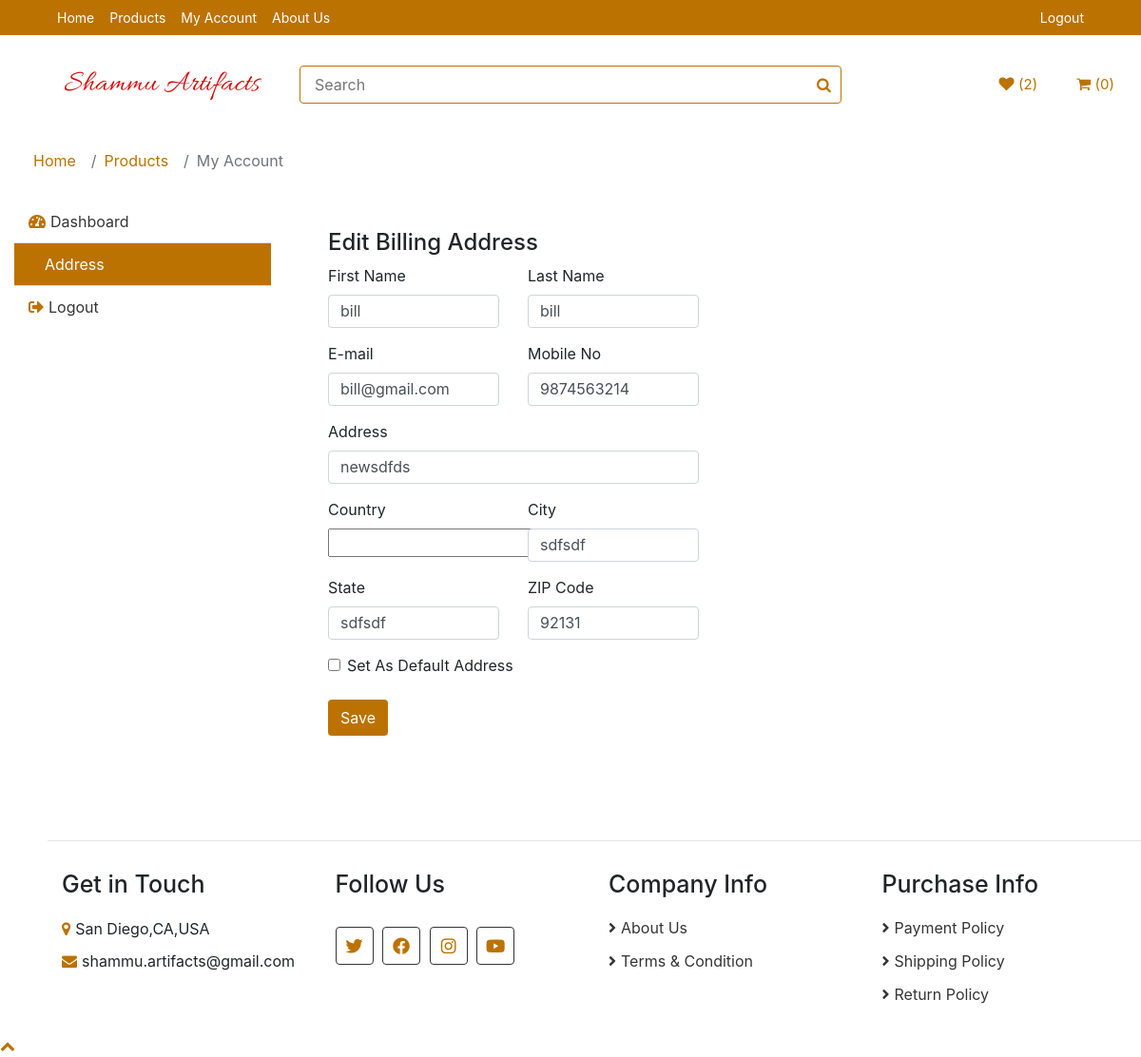
/user/edit-address/8 (signed in), run on the app's committed database.
### order/models.py (models this page shows, shortened)
class Address(models.Model):
    user = models.ForeignKey(User, on_delete=models.CASCADE)
    first_name = models.CharField(max_length=100)
    last_name = models.CharField(max_length=100)
    email = models.EmailField(unique=True)
    mobile = models.CharField(max_length=50,null=True)
    address = models.CharField(max_length=100)
    city = models.CharField(max_length=50)
    state = models.CharField(max_length=50)
    country = CountryField(multiple=False)
    zip_code = models.CharField(max_length=100)
    address_type = models.CharField(max_length=1, choices=ADDRESS_CHOICES)
    default = models.BooleanField(default=False,null=True)
    class Meta:
        verbose_name_plural = 'Addresses'

### users/views.py (the view)
# urls.py: path('edit-address/<int:id>',views.edit_address_view,name='edit-address'),
def edit_address_view(request,id):
    wishlist_count = Wishlist.objects.filter(user=request.user).count()
    cart = Cart(request)
    cart_count = cart.get_cart_count()
    if request.method == "POST":
        addr = Address.objects.get(id=id)
        address_type = 'Billing' if addr.address_type == 'B' else 'Shipping'
        form = EditAddressForm(request.POST)
        if form.is_valid():
            first_name = form.cleaned_data.get('first_name')
            last_name = form.cleaned_data.get('last_name')
            email = form.cleaned_data.get('email')
            mobile = form.cleaned_data.get('mobile')
            address = form.cleaned_data.get('address')
            city = form.cleaned_data.get('city')
            state = form.cleaned_data.get('state')
            country = form.cleaned_data.get('country')
            zip = form.cleaned_data.get('zip')
            set_default = form.cleaned_data.get('set_default')
            print("form is valid")
            print(addr)
            addr.first_name = first_name
            addr.last_name = last_name
            addr.email = email
            addr.mobile = mobile
            addr.address = address
            addr.city = city
            addr.state = state
            addr.country = country
            addr.zip_code = zip
            addr.save()
            messages.success(request,'Address Saved')
            print(set_default)
            if set_default == True and addr.default == False:
                print("entered default")
                return make_default_view(request,addr.id)
    else:
        addr = Address.objects.get(id=id)
        address_type = 'Billing' if addr.address_type == 'B' else 'Shipping'
        form = EditAddressForm()
    context = {
        "address" : addr,
        "address_type" : address_type,
        "form" : form,
        "wishlist_count" : wishlist_count,
        "cart_count" : cart_count,
    }
    return render(request,'users/edit_address.html',context)

### users/forms.py
class EditAddressForm(forms.Form):
    first_name = forms.CharField(max_length=50)
    last_name = forms.CharField(max_length=50)
    email = forms.EmailField()
    mobile = forms.CharField(max_length=50,required=False)
    address = forms.CharField(required=False)
    city = forms.CharField(max_length=50)
    state = forms.CharField(max_length=50)
    country = CountryField(blank_label='(select country)').formfield(
        required=False,
        widget=CountrySelectWidget(attrs={
            'class': 'form-control'
        }))
    zip = forms.CharField(required=False)
    set_default = forms.BooleanField(initial=False,required=False)

### cart/cart.py (called while the page is built)
    def get_cart_count(self):
        return len(self.cart)

### templates/users/edit_address.html (shortened to what this page needs)
{% extends 'partials/base.html' %}
{% load static %}
{% block content %}
<div class="breadcrumb-wrap">
    <div class="container-fluid">
        <ul class="breadcrumb">
            <li class="breadcrumb-item"><a href="#">Home</a></li>
            <li class="breadcrumb-item"><a href="#">Products</a></li>
            <li class="breadcrumb-item active">My Account</li>
        </ul>
    </div>
</div>
<div class="my-account">
    <div class="container-fluid">
        <div class="row">
            <div class="col-md-3">
                <div class="nav flex-column nav-pills" role="tablist" aria-orientation="vertical">
                    <a class="nav-link" id="dashboard-nav" data-toggle="pill" href="#dashboard-tab" role="tab"><i class="fas fa-tachometer-alt"></i>Dashboard</a>
                    <a class="nav-link active" id="address-nav" data-toggle="pill" onClick="javascript:history.go(-1);" role="tab"><i class="fas fa-map-marker-alt"></i>Address</a>
                    <a class="nav-link" href="{% url 'users:logout' %}"><i class="fas fa-sign-out-alt"></i>Logout</a>
                </div>
            </div>
            <div class="col-md-9">
                <div class="tab-content">
                    <div class="tab-pane fade show active" id="address-tab" role="tabpanel" aria-labelledby="address-nav">
                        <h4>Edit {{address_type}} Address</h4>
                        <div class="row">
                            <form method="POST" action="">
                            <div class="col-md-6">
                                <div class="row">
                                    <div class="col-md-6">
                                        <label>First Name</label>
                                        <input class="form-control" type="text" id="first_name" name="first_name" value={{address.first_name}}>
                                    </div>
                                    <div class="col-md-6">
                                        <label>Last Name</label>
                                        <input class="form-control" type="text" id="last_name" name="last_name" value={{address.last_name}}>
                                    </div>
                                    <div class="col-md-6">
                                        <label>E-mail</label>
                                        <input class="form-control" type="text" id="email" name="email" value={{address.email}}>
                                    </div>
                                    <div class="col-md-6">
                                        <label>Mobile No</label>
                                        <input class="form-control" type="tel" id="mobile" name="mobile" value={{address.mobile}}>
                                    </div>
                                    <div class="col-md-12">
                                        <label>Address</label>
                                        <input class="form-control" type="text" id="address" name="address" value={{address.address}}>
                                    </div>
                                    <div class="col-md-6">
                                        <label>Country</label>
                                        {{form.country}}
                                    </div>
                                    <div class="col-md-6">
                                        <label>City</label>
                                        <input class="form-control" type="text" id="city" name="city" value={{address.city}} placeholder="City">
                                    </div>
                                    <div class="col-md-6">
                                        <label>State</label>
                                        <input class="form-control" type="text" id="state" name="state" value={{address.state}} placeholder="State">
                                    </div>
                                    <div class="col-md-6">
                                        <label>ZIP Code</label>
                                        <input class="form-control" type="text" id="zip" name="zip" value={{address.zip_code}} placeholder="ZIP Code">
                                    </div>
                                    <div class="col-md-12">
                                        <div class="form-check">
                                            <input class="form-check-input" type="checkbox"  id="set_default" name="set_default">
                                            <label class="form-check-label" for="set_default">Set As Default Address</label>
                                        </div>
                                    </div>
                                </div>
                            </div>
                            <br>
                            <button type="submit" class="btn btn-submit">Save</button>
                            </form>
                        </div>
                    </div>
                </div>
            </div>
        </div>
    </div>
</div>
{% endblock %}

### static/css/style.css (style rules this page uses)
body { color: #353535; font-family: 'Open Sans', sans-serif; font-weight: 400; background: #f3f6ff; }
a { color: #bc7201; }
@media (min-width: 992px) { .container-fluid { padding-right: 60px; padding-left: 60px; } }
.nav { position: relative; }
@media (min-width: 768px) { .nav, .nav .navbar { background: #bc7201 !important; } }
@media (min-width: 768px) { .nav a.nav-link.active { color: #d7d4d2; } }
@media (min-width: 768px) { .nav-link { color: #ffffff; } }
.form-control, .custom-select { width: 100%; height: 35px; padding: 0 15px; color: #999999; border: 1px solid #dddddd; margin-bottom: 15px; }
.btn { color: #ffffff; background: #bc7201; border: 1px solid #bc7201; }
.btn { color: #bc7201; background: #ffffff; border: 1px solid #bc7201; }
.card-header a,i { color:#bc7201; }
.btn-submit { background-color: #bc7201; color: white; margin-left: 15px; }
.nav-link { color:#1C1C1C; }
.my-account { position: relative; padding: 30px 0; }
.my-account .nav.nav-pills .nav-link { padding: 10px 15px; color: #353535; background: #ffffff; border-radius: 0; border-bottom: 1px solid #dddddd; transition: all .3s; }
.my-account .nav.nav-pills .nav-link:last-child { border-bottom: none; }
.my-account .nav.nav-pills .nav-link:hover .nav-link i:hover, .my-account .nav.nav-pills .nav-link.active { color: #ffffff; background: #bc7201; }
.my-account .nav.nav-pills .nav-link i { margin-right: 5px; }
.my-account .tab-content { padding: 30px; background: #ffffff; }
.breadcrumb-wrap { position: relative; width: 100%; padding-left: 20px; }
.breadcrumb-wrap .breadcrumb { margin: 0; padding: 0; background: transparent; }
.breadcrumb-wrap .breadcrumb-item a { color: #bc7201; }

### data on the page
Address: first_name "bill", last_name "bill", email "bill@gmail.com", mobile "9874563214", address "newsdfds", city "sdfsdf", state "sdfsdf", zip "92131"

### other printed values
{{ wishlist_count }} "2"
{{ cart_count }} "0"
{{ address_type }} "Billing"
